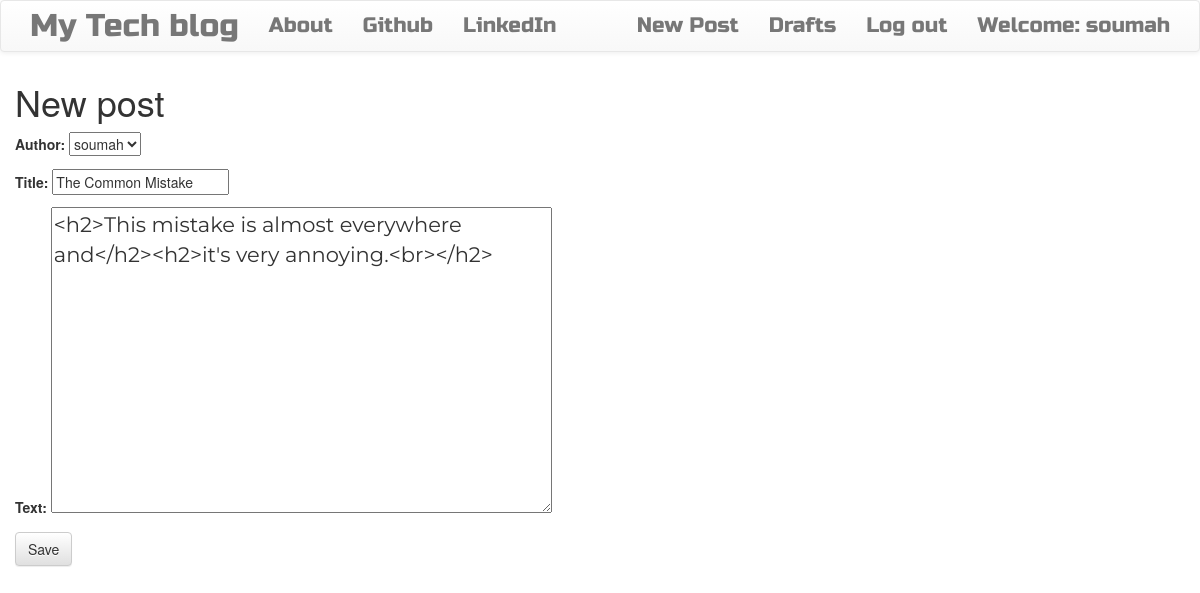
Screenshot of /update-post/13/ (signed in) with the database file from the repository.
### blogapp/models.py (models this page shows, shortened)
class Post(models.Model):
    author=models.ForeignKey("auth.User", on_delete=models.CASCADE)
    title=models.CharField(max_length=200)
    text=models.TextField()
    create_date=models.DateTimeField(default=timezone.now)
    published_date=models.DateTimeField(blank=True, null=True)

### blogapp/views.py (the view)
# urls.py: path("update-post/<int:pk>/", views.PostUpdateView.as_view(), name="update-post-page"),
class PostUpdateView(LoginRequiredMixin, UpdateView):
    login_url="/login/"
    redirect_field_name="blogapp/post_detail.html"
    form_class=PostForm
    model=Post

### blogapp/forms.py
class PostForm(forms.ModelForm):
    class Meta():
        model=Post
        fields=("author", "title", "text")
        widgets={"title":forms.TextInput(attrs={"class": "textinputclass"}),
        "text":forms.Textarea(attrs={"class": "editable medium-editor-textarea postcontent"})
        }

### blogapp/templates/blogapp/post_form.html (shortened to what this page needs)
{% extends 'blogapp/base.html' %}
{% block content %}
<h1>New post</h1>
    <form method="POST" class="post-form">
    {{form.as_p}}
    <button type="submit" class="save btn btn-default">Save</button>
    </form>
{% endblock  %}

### blogapp/templates/blogapp/base.html (shortened to what this page needs)
<!DOCTYPE html>
{% load static %}
<html lang="en">
<head>
 <link rel="stylesheet" href="https://maxcdn.bootstrapcdn.com/bootstrap/3.3.7/css/bootstrap.min.css">
 <link rel="stylesheet" href="https://maxcdn.bootstrapcdn.com/bootstrap/3.3.7/css/bootstrap-theme.min.css">
<link rel="stylesheet" href="//cdn.jsdelivr.net/npm/medium-editor@latest/dist/css/medium-editor.min.css" type="text/css" media="screen" charset="utf-8">
<link rel="stylesheet" href="{% static 'css/blogapp.css' %}">
</head>
<body class='loader'>
<nav class="navbar navbar-default techfont custom-navbar">
    <div class="container">
      <ul class="nav navbar-nav">
        <li><a class='navbar-brand bigbrand' href="{% url 'post-list-page' %}">My Tech blog</a></li>
        <li><a href="{% url 'about-page'%}">About</a></li>
        <li><a href="https://www.github.com">Github</a></li>
        <li><a href="https://www.linkedin.com">LinkedIn</a></li>
      </ul>
      <ul class="nav navbar-nav navbar-right">
        {% if user.is_authenticated %}
        <li>
          <a href="{% url 'create-post-page' %}" >New Post</a>
        </li>
        <li>
          <a href="{% url 'draft-post-page' %}">Drafts</a>
        </li>
        <li>
          <a href="{% url 'logout' %}" >Log out</a>
        </li>
        <li>
          <a >Welcome: {{ user.username }}</a>
        </li>
          {% else %}
          <li><a class='nav navbar-right' href="{% url 'login' %}" ><span class="glyphicon glyphicon-user"></span></a></li>
        {% endif %}
      </ul>
  </div>
</nav>
        <div class="content container">
            <div class="row">
                <div class="col-lg col-md col">
                  <div class="blog_posts">
                    {% block content %}{% endblock %}
                  </div>
                </div>
            </div>
        </div>
</body>
</html>

### blogapp/static/css/blogapp.css (style rules this page uses)
.loader { filter:hue-rotate(0deg); color: linear-gradient(45deg,#0f8,#08f); animation:hue 5000ms infinite linear; }
.bigbrand { font-size: 1.5em; }
.techfont { font-family: 'Russo One', sans-serif; font-size: 1.5em; margin-bottom: 10px; }
.postcontent { font-family: 'Montserrat'; font-size: 1.5em; }

### rows the page displays
Post: author "soumah", title "The Common Mistake", text "<h2>This mistake is almost everywhere and</h2><h2>it's very annoying.<br></h2>"

### other values shown
{{ user.username }} "soumah"
